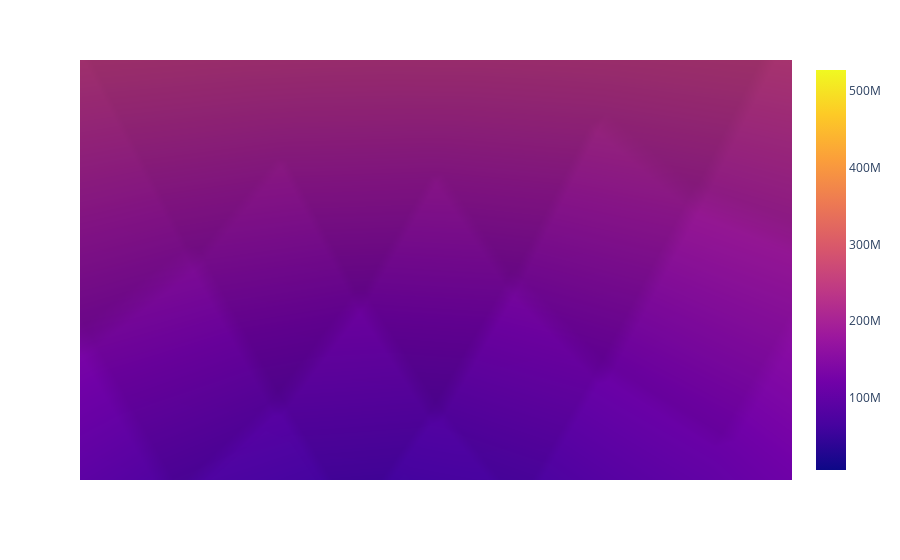

The code cell stored with this chart in its notebook:
### Code cell
import plotly.express as px

fig = px.scatter_3d(x=np.array(all_m).ravel(), y=np.array(all_b).ravel(), z=np.array(all_cost).ravel()*100)

fig.add_trace(go.Surface(x = m_arr, y = b_arr, z =z_arr*100 ))

fig.show()

fig.write_html("cost_function2.html")
